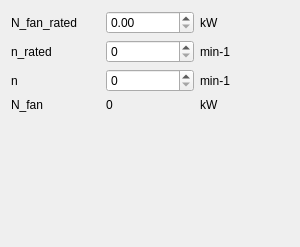
       <widget class="QWidget" name="page_4">
        <property name="geometry">
         <rect>
          <x>0</x>
          <y>0</y>
          <width>300</width>
          <height>247</height>
         </rect>
        </property>
        <attribute name="label">
         <string>Fan power</string>
        </attribute>
        <layout class="QGridLayout" name="gridLayout_4">
         <item row="0" column="0">
          <widget class="QLabel" name="label_39">
           <property name="text">
            <string>N_fan_rated</string>
           </property>
          </widget>
         </item>
         <item row="0" column="1">
          <widget class="QDoubleSpinBox" name="doubleSpinBox_nFanRated">
           <property name="maximum">
            <double>1000.000000000000000</double>
           </property>
          </widget>
         </item>
         <item row="0" column="2">
          <widget class="QLabel" name="label_38">
           <property name="text">
            <string>kW</string>
           </property>
          </widget>
         </item>
         <item row="1" column="0">
          <widget class="QLabel" name="label_40">
           <property name="text">
            <string>n_rated</string>
           </property>
          </widget>
         </item>
         <item row="1" column="1">
          <widget class="QDoubleSpinBox" name="doubleSpinBox_nRated">
           <property name="decimals">
            <number>0</number>
           </property>
           <property name="maximum">
            <double>100000.000000000000000</double>
           </property>
           <property name="singleStep">
            <double>10.000000000000000</double>
           </property>
          </widget>
         </item>
         <item row="1" column="2">
          <widget class="QLabel" name="label_42">
           <property name="text">
            <string>min-1</string>
           </property>
          </widget>
         </item>
         <item row="2" column="0">
          <widget class="QLabel" name="label_41">
           <property name="text">
            <string>n</string>
           </property>
          </widget>
         </item>
         <item row="2" column="1">
          <widget class="QDoubleSpinBox" name="doubleSpinBox_n">
           <property name="decimals">
            <number>0</number>
           </property>
           <property name="maximum">
            <double>100000.000000000000000</double>
           </property>
           <property name="singleStep">
            <double>10.000000000000000</double>
           </property>
          </widget>
         </item>
         <item row="2" column="2">
          <widget class="QLabel" name="label_43">
           <property name="text">
            <string>min-1</string>
           </property>
          </widget>
         </item>
         <item row="3" column="0">
          <widget class="QLabel" name="label_45">
           <property name="text">
            <string>N_fan</string>
           </property>
          </widget>
         </item>
         <item row="3" column="1">
          <widget class="QLabel" name="label_Nfan">
           <property name="text">
            <string>0</string>
           </property>
          </widget>
         </item>
         <item row="3" column="2">
          <widget class="QLabel" name="label_44">
           <property name="text">
            <string>kW</string>
           </property>
          </widget>
         </item>
         <item row="4" column="0">
          <spacer name="verticalSpacer_4">
           <property name="orientation">
            <enum>Qt::Vertical</enum>
           </property>
           <property name="sizeHint" stdset="0">
            <size>
             <width>20</width>
             <height>287</height>
            </size>
           </property>
          </spacer>
         </item>
        </layout>
       </widget>
